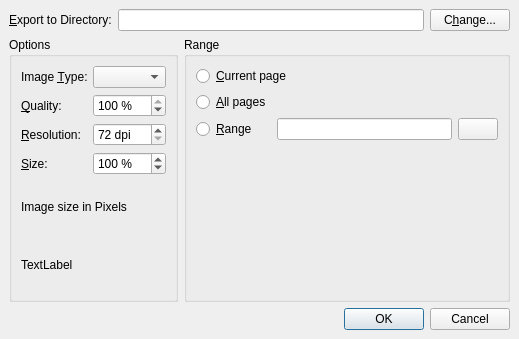
<ui version="4.0" >
 <class>ExportForm</class>
 <widget class="QDialog" name="ExportForm" >
  <property name="geometry" >
   <rect>
    <x>0</x>
    <y>0</y>
    <width>519</width>
    <height>339</height>
   </rect>
  </property>
  <property name="windowTitle" >
   <string>Export as Image(s)</string>
  </property>
  <layout class="QGridLayout" >
   <property name="margin" >
    <number>9</number>
   </property>
   <property name="spacing" >
    <number>6</number>
   </property>
   <item row="1" column="0" >
    <widget class="QGroupBox" name="groupBox" >
     <property name="title" >
      <string>Options</string>
     </property>
     <layout class="QGridLayout" >
      <property name="margin" >
       <number>9</number>
      </property>
      <property name="spacing" >
       <number>6</number>
      </property>
      <item row="5" column="0" colspan="2" >
       <widget class="QLabel" name="imageSizeLabel" >
        <property name="text" >
         <string>TextLabel</string>
        </property>
       </widget>
      </item>
      <item row="4" column="0" colspan="2" >
       <widget class="QLabel" name="label_6" >
        <property name="text" >
         <string>Image size in Pixels</string>
        </property>
       </widget>
      </item>
      <item row="0" column="1" >
       <widget class="QComboBox" name="bitmapType" />
      </item>
      <item row="0" column="0" >
       <widget class="QLabel" name="label_2" >
        <property name="text" >
         <string>Image &amp;Type:</string>
        </property>
        <property name="buddy" >
         <cstring>bitmapType</cstring>
        </property>
       </widget>
      </item>
      <item row="1" column="0" >
       <widget class="QLabel" name="label_3" >
        <property name="text" >
         <string>&amp;Quality:</string>
        </property>
        <property name="buddy" >
         <cstring>qualityBox</cstring>
        </property>
       </widget>
      </item>
      <item row="2" column="0" >
       <widget class="QLabel" name="label_4" >
        <property name="text" >
         <string>&amp;Resolution:</string>
        </property>
        <property name="buddy" >
         <cstring>DPIBox</cstring>
        </property>
       </widget>
      </item>
      <item row="3" column="0" >
       <widget class="QLabel" name="label_5" >
        <property name="text" >
         <string>&amp;Size:</string>
        </property>
        <property name="buddy" >
         <cstring>enlargementBox</cstring>
        </property>
       </widget>
      </item>
      <item row="1" column="1" >
       <widget class="QSpinBox" name="qualityBox" >
        <property name="suffix" >
         <string> %</string>
        </property>
        <property name="maximum" >
         <number>100</number>
        </property>
        <property name="minimum" >
         <number>1</number>
        </property>
        <property name="value" >
         <number>100</number>
        </property>
       </widget>
      </item>
      <item row="2" column="1" >
       <widget class="QSpinBox" name="DPIBox" >
        <property name="suffix" >
         <string> dpi</string>
        </property>
        <property name="maximum" >
         <number>2400</number>
        </property>
        <property name="minimum" >
         <number>72</number>
        </property>
        <property name="value" >
         <number>72</number>
        </property>
       </widget>
      </item>
      <item row="3" column="1" >
       <widget class="QSpinBox" name="enlargementBox" >
        <property name="suffix" >
         <string> %</string>
        </property>
        <property name="maximum" >
         <number>2400</number>
        </property>
        <property name="minimum" >
         <number>1</number>
        </property>
        <property name="value" >
         <number>100</number>
        </property>
       </widget>
      </item>
     </layout>
    </widget>
   </item>
   <item row="0" column="0" colspan="2" >
    <layout class="QHBoxLayout" >
     <property name="margin" >
      <number>0</number>
     </property>
     <property name="spacing" >
      <number>6</number>
     </property>
     <item>
      <widget class="QLabel" name="label" >
       <property name="text" >
        <string>&amp;Export to Directory:</string>
       </property>
       <property name="buddy" >
        <cstring>outputDirectory</cstring>
       </property>
      </widget>
     </item>
     <item>
      <widget class="QLineEdit" name="outputDirectory" />
     </item>
     <item>
      <widget class="QPushButton" name="outputDirectoryButton" >
       <property name="text" >
        <string>C&amp;hange...</string>
       </property>
      </widget>
     </item>
    </layout>
   </item>
   <item row="1" column="1" >
    <widget class="QGroupBox" name="rangeGroupBox" >
     <property name="title" >
      <string>Range</string>
     </property>
     <layout class="QGridLayout" >
      <property name="margin" >
       <number>9</number>
      </property>
      <property name="spacing" >
       <number>6</number>
      </property>
      <item row="2" column="2" >
       <widget class="QPushButton" name="pageNrButton" >
        <property name="text" >
         <string/>
        </property>
       </widget>
      </item>
      <item row="2" column="1" >
       <widget class="QLineEdit" name="rangeVal" />
      </item>
      <item row="0" column="0" colspan="3" >
       <widget class="QRadioButton" name="onePageRadio" >
        <property name="text" >
         <string>&amp;Current page</string>
        </property>
       </widget>
      </item>
      <item row="3" column="0" >
       <spacer>
        <property name="orientation" >
         <enum>Qt::Vertical</enum>
        </property>
        <property name="sizeHint" >
         <size>
          <width>20</width>
          <height>40</height>
         </size>
        </property>
       </spacer>
      </item>
      <item row="2" column="0" >
       <widget class="QRadioButton" name="intervalPagesRadio" >
        <property name="text" >
         <string>&amp;Range</string>
        </property>
       </widget>
      </item>
      <item row="1" column="0" >
       <widget class="QRadioButton" name="allPagesRadio" >
        <property name="text" >
         <string>&amp;All pages</string>
        </property>
       </widget>
      </item>
     </layout>
    </widget>
   </item>
   <item row="2" column="0" colspan="2" >
    <widget class="QDialogButtonBox" name="buttonBox" >
     <property name="orientation" >
      <enum>Qt::Horizontal</enum>
     </property>
     <property name="standardButtons" >
      <set>QDialogButtonBox::Cancel|QDialogButtonBox::NoButton|QDialogButtonBox::Ok</set>
     </property>
    </widget>
   </item>
  </layout>
 </widget>
 <resources/>
 <connections>
  <connection>
   <sender>buttonBox</sender>
   <signal>accepted()</signal>
   <receiver>ExportForm</receiver>
   <slot>accept()</slot>
   <hints>
    <hint type="sourcelabel" >
     <x>248</x>
     <y>254</y>
    </hint>
    <hint type="destinationlabel" >
     <x>157</x>
     <y>274</y>
    </hint>
   </hints>
  </connection>
  <connection>
   <sender>buttonBox</sender>
   <signal>rejected()</signal>
   <receiver>ExportForm</receiver>
   <slot>reject()</slot>
   <hints>
    <hint type="sourcelabel" >
     <x>316</x>
     <y>260</y>
    </hint>
    <hint type="destinationlabel" >
     <x>286</x>
     <y>274</y>
    </hint>
   </hints>
  </connection>
 </connections>
</ui>
